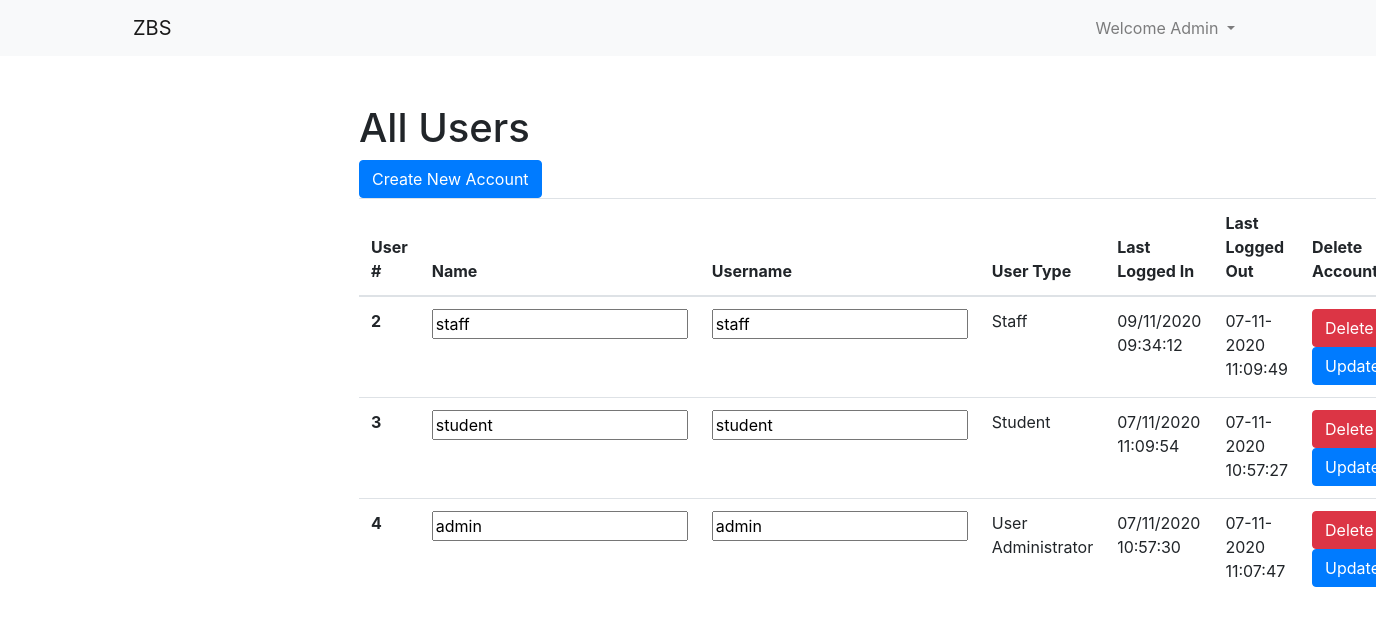
Page /users (signed in) on the earlier database version.
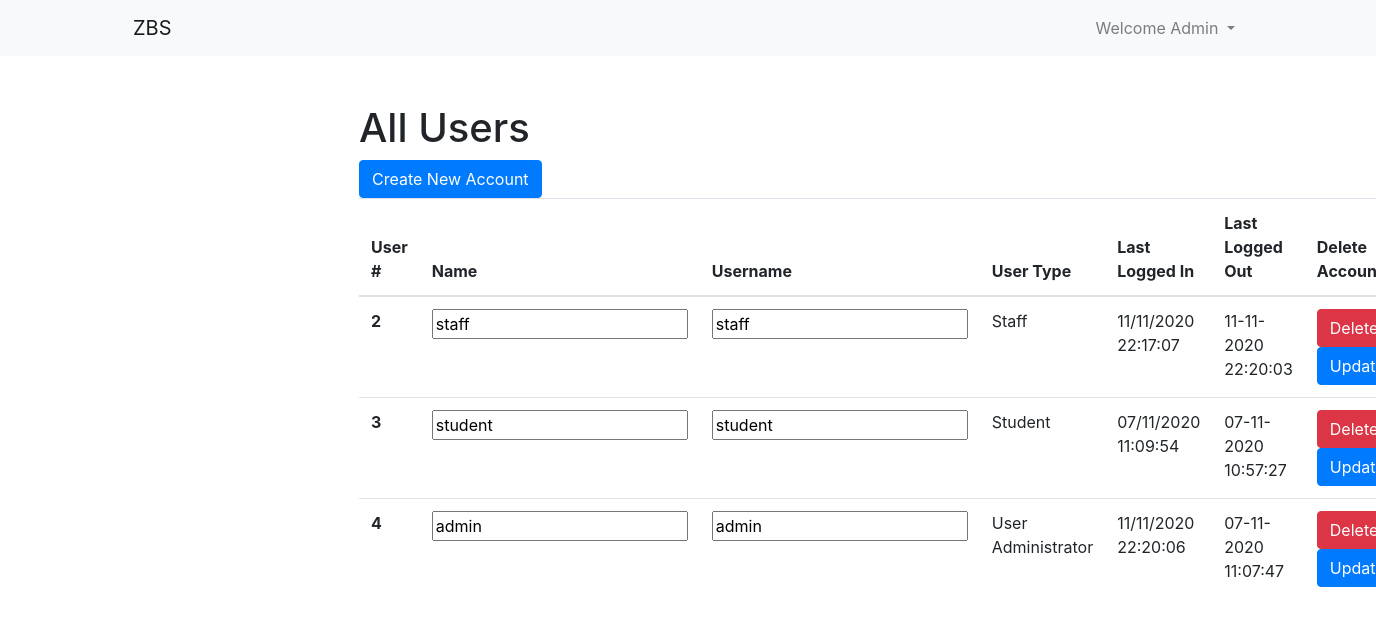
Same page on the later database version.
### app.py (models this page shows, shortened)
class User(db.Model, UserMixin):
    id = db.Column(db.Integer,primary_key=True)
    name = db.Column(db.String(64))
    username = db.Column(db.String(64),unique=True)
    hashed_pass =db.Column(db.String(128))
    type = db.Column(db.Integer())
    bookings = db.relationship('Booking',cascade='all,delete', backref='user',lazy='dynamic')
    last_logged_in = db.Column(db.DateTime)
    last_logged_out = db.Column(db.DateTime)

### app.py (the view)
@app.route('/users')
def users():
    if current_user.type == 0 :
        users = User.query.all()
        return render_template('users.html',users = users)
    else:
        flash('Only User Administrators are allowed to access this page')
        return redirect(url_for('index'))

### app.py (called while the page is built)
@login_manager.user_loader
def load_user(user_id):
    return User.query.get(user_id)

### templates/users.html (shortened to what this page needs)
{% extends 'base.html' %}
{% block body %}
<div class="container w-50 mt-5">
  <h1>All Users</h1>
  <a href="{{url_for('register')}}"><button class="btn btn-primary">Create New Account</button></a>
  <table class="table table-hover">
    <thead>
      <tr>
        <th scope="col">User #</th>
        <th scope="col">Name</th>
        <th scope="col">Username</th>
        <th scope="col">User Type</th>
        <th scope="col">Last Logged In</th>
        <th scope="col">Last Logged Out</th>
        <th scope="col">Delete Account</th>
      </tr>
    </thead>
    <tbody>
      {% for user in users %}
      <tr>
        <th scope="row">{{ user.id }}</th>
        <td><input form="user{{ user.id }}" name="name" type="text" value="{{ user.name }}"></td>
        <td><input form="user{{ user.id }}" name="username" type="text" value="{{ user.username }}"></td>
        <td>
          {% if user.type == 0 %}
          User Administrator
          {% elif user.type == 1 %}
          Staff
          {% elif user.type == 2 %}
          Student
          {% endif %}
        </td>
        {% if user.last_logged_in %}
        <td>{{ user.last_logged_in.strftime("%d/%m/%Y  %H:%M:%S")}}</td>
        {% else %}
        <td>Not Logged In Yet</td>
        {% endif %}
        {% if user.last_logged_out %}
        <td>{{ user.last_logged_out.strftime("%d-%m-%Y  %H:%M:%S")}}</td>
        {% else %}
        <td>Not Logged Out Yet</td>
        {% endif %}
        <td>
          <a class="btn btn-danger" href="{{ url_for('delete_user', id=user.id) }}">Delete</a>
          <input class="btn btn-primary" form="user{{ user.id }}" type="submit" value="Update" >
        </td>
      </tr>
      {% endfor %}
    </tbody>
  </table>
</div>
{% endblock %}

### templates/base.html (shortened to what this page needs)
<!DOCTYPE html>
<html lang="en">
<head>
    <link rel="stylesheet" href="{{ url_for('static',filename='css/main.css') }}">
    <link rel="stylesheet" href="https://cdn.jsdelivr.net/npm/bootstrap@4.5.3/dist/css/bootstrap.min.css">
</head>
<body>
    <nav class="navbar navbar-expand-lg navbar-light bg-light">
        <div class="container">
        <a class="navbar-brand" href="{{ url_for('index') }}">ZBS</a>
        <div class="collapse navbar-collapse" id="navbarNav">
          <ul class="navbar-nav">
            {% if current_user.is_authenticated %}
            <li class="nav-item dropdown">
              <a class="nav-link dropdown-toggle" href="#" id="navbarDropdown" role="button" data-toggle="dropdown" aria-haspopup="true" aria-expanded="false">
                Welcome {{ current_user.name | capitalize }}
              </a>
            </li>
            {% else %}
              <li class="nav-item">
                  <a class="nav-link" href="{{ url_for('login') }}">Login</a>
              </li>
            {% endif %}
          </ul>
      </div>
        </div>
    </nav>
    {% block body %}{% endblock %}
</body>
</html>

Differences in the rows shown:
changed User "admin": last_logged_in "07/11/2020 10:57:30" → "11/11/2020 22:20:06"
changed User "staff": last_logged_in "09/11/2020 09:34:12" → "11/11/2020 22:17:07"; last_logged_out "07-11-2020 11:09:49" → "11-11-2020 22:20:03"
